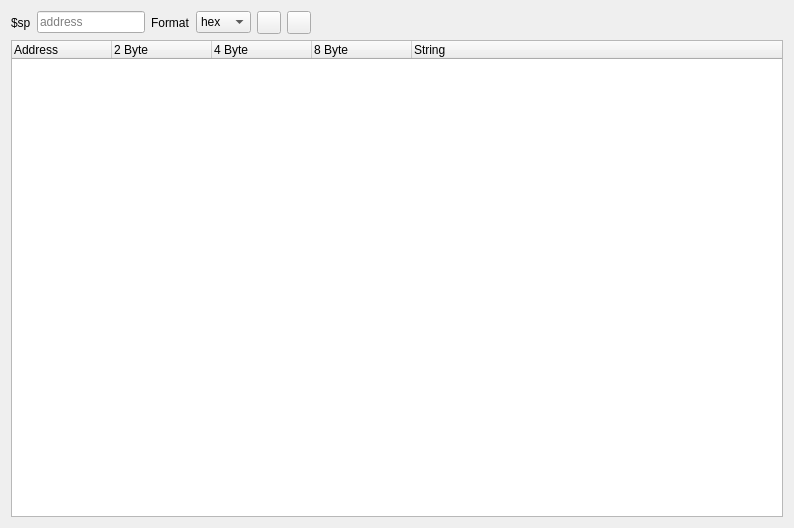
<?xml version="1.0" encoding="UTF-8"?>
<ui version="4.0">
 <class>SeerStackDumpBrowserWidgetForm</class>
 <widget class="QWidget" name="SeerStackDumpBrowserWidgetForm">
  <property name="geometry">
   <rect>
    <x>0</x>
    <y>0</y>
    <width>794</width>
    <height>528</height>
   </rect>
  </property>
  <property name="windowTitle">
   <string>Seer Stack Dump</string>
  </property>
  <layout class="QGridLayout" name="gridLayout">
   <item row="0" column="0">
    <layout class="QHBoxLayout" name="horizontalLayout">
     <item>
      <widget class="QLabel" name="spExpressionLabel">
       <property name="sizePolicy">
        <sizepolicy hsizetype="Minimum" vsizetype="Preferred">
         <horstretch>0</horstretch>
         <verstretch>0</verstretch>
        </sizepolicy>
       </property>
       <property name="text">
        <string>$sp</string>
       </property>
      </widget>
     </item>
     <item>
      <widget class="QLineEdit" name="addressLineEdit">
       <property name="sizePolicy">
        <sizepolicy hsizetype="Minimum" vsizetype="Fixed">
         <horstretch>0</horstretch>
         <verstretch>0</verstretch>
        </sizepolicy>
       </property>
       <property name="readOnly">
        <bool>true</bool>
       </property>
       <property name="placeholderText">
        <string>address</string>
       </property>
      </widget>
     </item>
     <item>
      <widget class="QLabel" name="spFormatLabel">
       <property name="text">
        <string>Format</string>
       </property>
      </widget>
     </item>
     <item>
      <widget class="QComboBox" name="formatComboBox">
       <property name="sizePolicy">
        <sizepolicy hsizetype="Minimum" vsizetype="Fixed">
         <horstretch>0</horstretch>
         <verstretch>0</verstretch>
        </sizepolicy>
       </property>
       <item>
        <property name="text">
         <string>hex</string>
        </property>
       </item>
       <item>
        <property name="text">
         <string>octal</string>
        </property>
       </item>
       <item>
        <property name="text">
         <string>int</string>
        </property>
       </item>
       <item>
        <property name="text">
         <string>uint</string>
        </property>
       </item>
       <item>
        <property name="text">
         <string>float</string>
        </property>
       </item>
      </widget>
     </item>
     <item>
      <widget class="QToolButton" name="visualizerToolButton">
       <property name="toolTip">
        <string>Launch Memory Visualizer</string>
       </property>
       <property name="text">
        <string/>
       </property>
       <property name="icon">
        <iconset resource="resource.qrc">
         <normaloff>:/seer/resources/thenounproject/memory.svg</normaloff>:/seer/resources/thenounproject/memory.svg</iconset>
       </property>
      </widget>
     </item>
     <item>
      <widget class="QToolButton" name="preferencesToolButton">
       <property name="toolTip">
        <string>Preferences</string>
       </property>
       <property name="text">
        <string/>
       </property>
       <property name="icon">
        <iconset resource="resource.qrc">
         <normaloff>:/seer/resources/RelaxLightIcons/application-menu.svg</normaloff>:/seer/resources/RelaxLightIcons/application-menu.svg</iconset>
       </property>
      </widget>
     </item>
     <item>
      <spacer name="horizontalSpacer">
       <property name="orientation">
        <enum>Qt::Horizontal</enum>
       </property>
       <property name="sizeType">
        <enum>QSizePolicy::Expanding</enum>
       </property>
       <property name="sizeHint" stdset="0">
        <size>
         <width>40</width>
         <height>20</height>
        </size>
       </property>
      </spacer>
     </item>
    </layout>
   </item>
   <item row="1" column="0">
    <widget class="QTableWidget" name="stackTableWidget">
     <property name="editTriggers">
      <set>QAbstractItemView::NoEditTriggers</set>
     </property>
     <property name="showGrid">
      <bool>true</bool>
     </property>
     <property name="gridStyle">
      <enum>Qt::SolidLine</enum>
     </property>
     <attribute name="horizontalHeaderStretchLastSection">
      <bool>true</bool>
     </attribute>
     <attribute name="verticalHeaderVisible">
      <bool>false</bool>
     </attribute>
     <column>
      <property name="text">
       <string notr="true">Address</string>
      </property>
      <property name="textAlignment">
       <set>AlignLeading|AlignVCenter</set>
      </property>
     </column>
     <column>
      <property name="text">
       <string notr="true">2 Byte</string>
      </property>
      <property name="textAlignment">
       <set>AlignLeading|AlignVCenter</set>
      </property>
     </column>
     <column>
      <property name="text">
       <string notr="true">4 Byte</string>
      </property>
      <property name="textAlignment">
       <set>AlignLeading|AlignVCenter</set>
      </property>
     </column>
     <column>
      <property name="text">
       <string notr="true">8 Byte</string>
      </property>
      <property name="textAlignment">
       <set>AlignLeading|AlignVCenter</set>
      </property>
     </column>
     <column>
      <property name="text">
       <string notr="true">String</string>
      </property>
      <property name="textAlignment">
       <set>AlignLeading|AlignVCenter</set>
      </property>
     </column>
    </widget>
   </item>
  </layout>
 </widget>
 <tabstops>
  <tabstop>addressLineEdit</tabstop>
  <tabstop>formatComboBox</tabstop>
  <tabstop>stackTableWidget</tabstop>
 </tabstops>
 <resources>
  <include location="resource.qrc"/>
 </resources>
 <connections/>
</ui>
